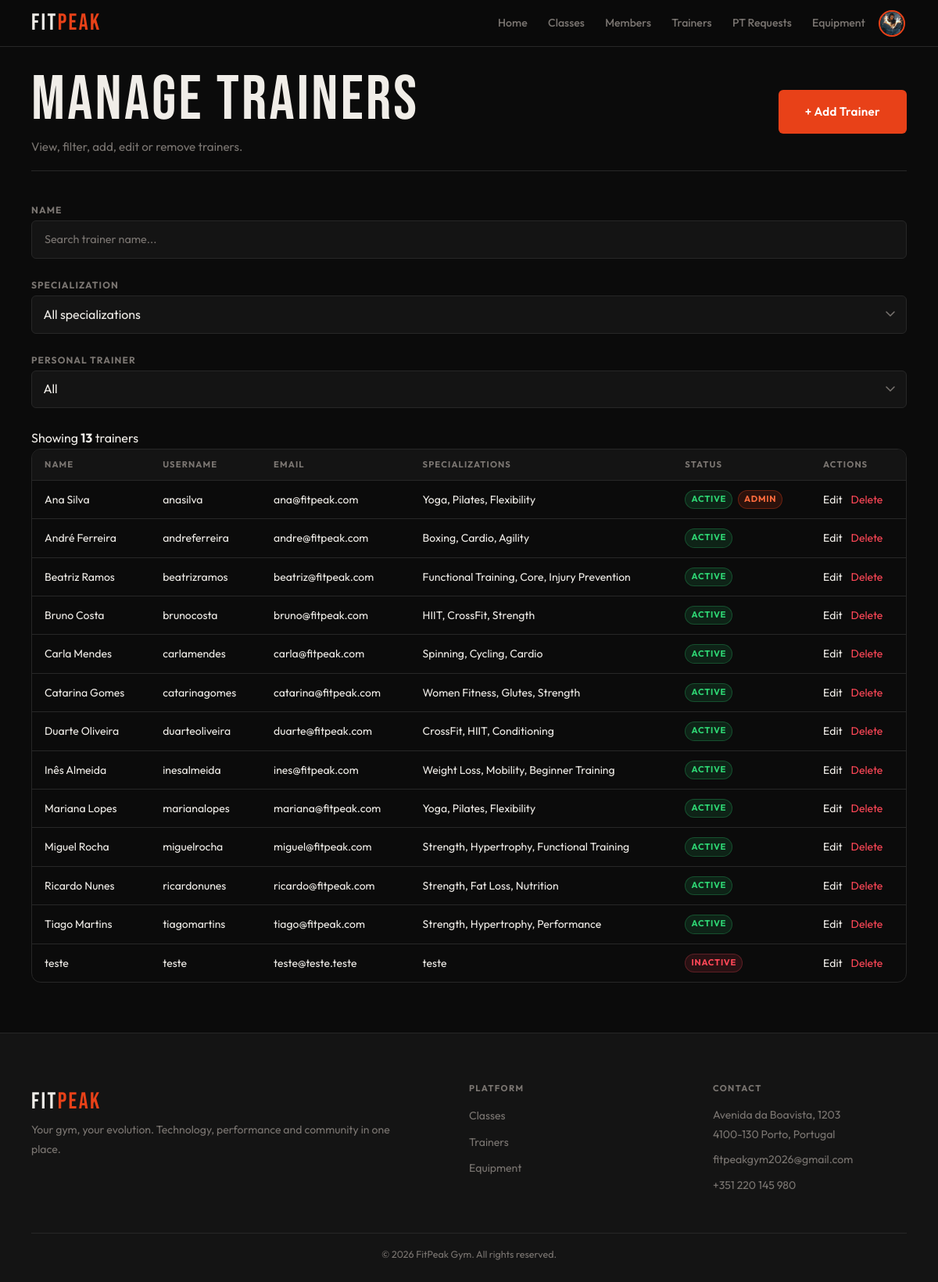
Page /admin/trainers.php?error=notfound (signed in) on the earlier database version.
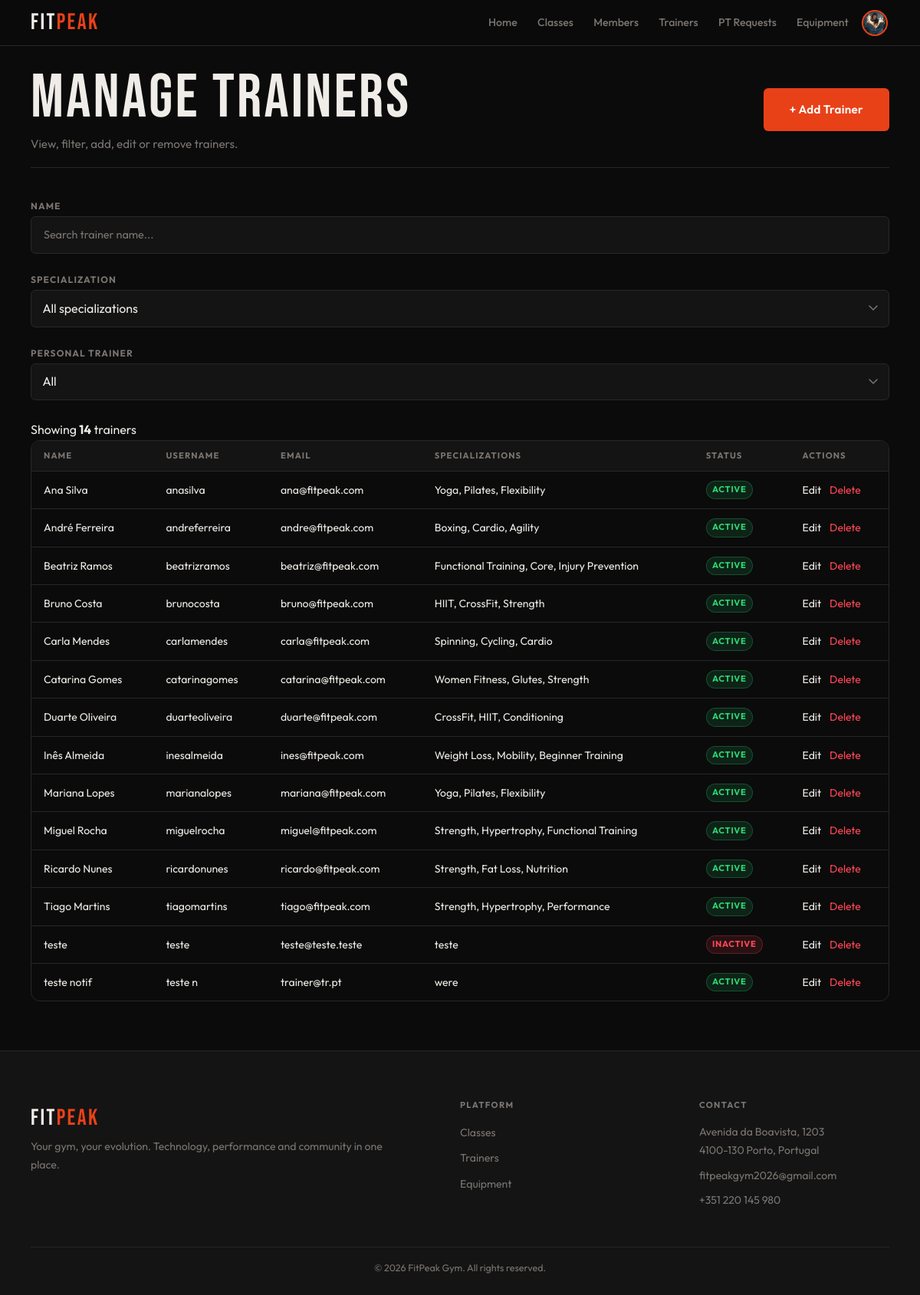
Same page on the later database version.
### tables this page shows
CREATE TABLE users (
    id INTEGER PRIMARY KEY AUTOINCREMENT,
    name TEXT NOT NULL,
    username TEXT UNIQUE NOT NULL,
    email TEXT UNIQUE NOT NULL,
    password TEXT NOT NULL,
    role TEXT NOT NULL DEFAULT 'member' CHECK(role IN ('member','trainer','admin')),
    is_admin INTEGER NOT NULL DEFAULT 0,
    photo TEXT DEFAULT NULL,
    active INTEGER NOT NULL DEFAULT 1,
    created_at DATETIME DEFAULT CURRENT_TIMESTAMP
);

### db/trainers.php (called while the page is built, shortened)
<?php
function getAllTrainers($pdo, $filters = []) {
    $sql = "
        SELECT
            u.id,
            u.name,
            u.username,
            u.email,
            u.photo,
            u.active,
            u.is_admin,
            tp.bio,
            tp.specializations,
            tp.certifications,
            tp.is_pt,
            tp.pt_description,
            tp.pt_hourly_rate,
            tp.pt_available,
            COALESCE(ROUND(AVG(r.rating), 1), 0) AS rating,
            COUNT(r.id) AS review_count
        FROM users u
        LEFT JOIN trainer_profiles tp ON u.id = tp.user_id
        LEFT JOIN class_schedules cs ON cs.trainer_id = u.id
        LEFT JOIN class_sessions sess ON sess.schedule_id = cs.id
        LEFT JOIN reviews r ON r.session_id = sess.id
        WHERE u.role = 'trainer'
    ";
    $params = [];
    $sql .= "
        GROUP BY u.id
        ORDER BY u.name ASC
    ";
    $stmt = $pdo->prepare($sql);
    $stmt->execute($params);
    return $stmt->fetchAll(PDO::FETCH_ASSOC);
}
?>

### template/trainers.php (the view, shortened to what this page needs)
    <?php
function output_trainers_admin_table($trainers) {
    foreach ($trainers as $t) {
        $id = (int)$t['id'];
        ?>
        <tr>
            <td><?= htmlspecialchars($t['name']) ?></td>
            <td><?= htmlspecialchars($t['username']) ?></td>
            <td><?= htmlspecialchars($t['email']) ?></td>
            <td><?= htmlspecialchars(substr($t['specializations'] ?? '', 0, 50)) ?></td>
            <td>
                <div class="status-badges">
                    <?= $t['active']
                        ? '<span class="badge badge-success">Active</span>'
                        : '<span class="badge badge-danger">Inactive</span>'
                    ?>
                    <?php if (!empty($t['is_admin'])): ?>
                        <span class="badge badge-admin">Admin</span>
                    <?php endif; ?>
                </div>
            </td>
            <td>
                <a href="edit_trainer.php?id=<?= $id ?>" class="action-link">Edit</a>
                <a href="delete_trainer.php?id=<?= $id ?>" class="action-link danger delete-trainer-link">Delete</a>
            </td>
        </tr>
        <?php
    }
}
    ?>

### admin/trainers.php (shortened to what this page needs)
<?php
require_once '../includes/header.php';
require_once '../includes/footer.php';
require_once '../db/trainers.php';
require_once '../template/trainers.php';
$pdo = getDatabaseConnection();
$filters = [
    'specialization' => $_GET['specialization'] ?? '',
    'name'           => $_GET['name'] ?? '',
    'is_pt'          => $_GET['is_pt'] ?? ''
];
$selectedName = $filters['name'];
$selectedIsPt = $filters['is_pt'];
$trainers = getAllTrainers($pdo, $filters);
?>
<link rel="stylesheet" href="../css/pages/form.css">
<main class="main">
    <div class="container">
        <header class="page-header">
            <div class="page-header-row page-header-actions">
                <div>
                    <h1>Manage Trainers</h1>
                    <p>View, filter, add, edit or remove trainers.</p>
                </div>
                <a href="create_trainer.php" class="main-button">+ Add Trainer</a>
            </div>
        </header>
        <form id="filter-form" method="get" class="filter-bar trainers-filter">
            <div class="filter-group">
                <label class="form-label" for="f-name">Name</label>
                <input
                    type="text"
                    id="f-name"
                    name="name"
                    class="form-control"
                    value="<?= htmlspecialchars($selectedName) ?>"
                    placeholder="Search trainer name..."
                >
            </div>
            <div class="filter-group">
                <label class="form-label" for="f-specialization">Specialization</label>
                <select id="f-specialization" name="specialization" class="form-select">
                    <option value="">All specializations</option>
                </select>
            </div>
            <div class="filter-group">
                <label class="form-label" for="f-is-pt">Personal Trainer</label>
                <select id="f-is-pt" name="is_pt" class="form-select">
                    <option value="" <?= $selectedIsPt === '' ? 'selected' : '' ?>>All</option>
                </select>
            </div>
        </form>
        <div class="results-bar">
            <p class="results-count">
                Showing <strong id="trainer-count"><?= count($trainers) ?></strong> trainers
            </p>
        </div>
        <div class="table-wrap">
            <table>
                <thead>
                    <tr>
                        <th>Name</th>
                        <th>Username</th>
                        <th>Email</th>
                        <th>Specializations</th>
                        <th>Status</th>
                        <th>Actions</th>
                    </tr>
                </thead>
                <tbody id="trainer-table-body">
                    <?php output_trainers_admin_table($trainers); ?>
                </tbody>
            </table>
        </div>
    </div>
</main>

Differences in the rows shown:
changed users "Ana Silva": no longer shows "ADMIN"
added users: name "teste notif", username "teste n", email "trainer@tr.pt", specializations "were", active "ACTIVE"
Other differences:
count($trainers): "13" → "14"
